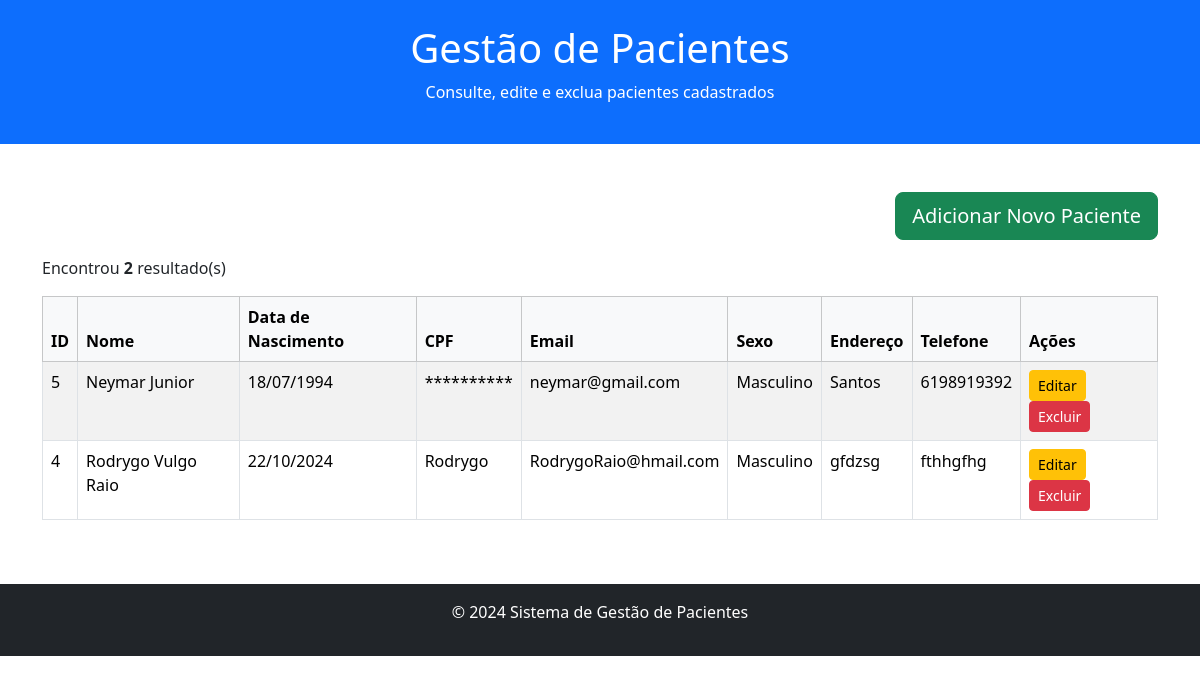
Screenshot of /listar-paciente.php with the database file from the repository.
### tables this page shows
CREATE TABLE `paciente` (
  `id_paciente` int(11) NOT NULL,
  `nome_paciente` varchar(255) NOT NULL,
  `data_nasc_paciente` date NOT NULL,
  `cpf_paciente` varchar(14) NOT NULL,
  `email_paciente` varchar(100) NOT NULL,
  `sexo_paciente` enum('M','F') NOT NULL,
  `endereco_paciente` varchar(255) DEFAULT NULL,
  `telefone` varchar(20) DEFAULT NULL
);

### listar-paciente.php (the view, shortened to what this page needs)
<?php
include_once("config.php");
?>
<!DOCTYPE html>
<html lang="pt-br">
<head>
    <link href="https://cdn.jsdelivr.net/npm/bootstrap@5.3.3/dist/css/bootstrap.min.css" rel="stylesheet">
</head>
<body>
    <header class="bg-primary text-white text-center py-4">
        <h1>Gestão de Pacientes</h1>
        <p>Consulte, edite e exclua pacientes cadastrados</p>
    </header>
    <div class="container my-5">
        <div class="text-end mb-3">
            <a href="../Projeto Gustavo/cadastrar-paciente.php" class="btn btn-success btn-lg">Adicionar Novo Paciente</a>
        </div>
        <?php
        $sql = "SELECT * FROM paciente ORDER BY nome_paciente";
        $res = $conn->query($sql);
        $qtd = $res->num_rows;
        if ($qtd > 0) {
            echo "<p>Encontrou <b>$qtd</b> resultado(s)</p>";
            echo "<div class='table-responsive'>";
            echo "<table class='table table-striped table-bordered table-hover'>";
            echo "<thead class='table-light'>
                    <tr>
                        <th>ID</th>
                        <th>Nome</th>
                        <th>Data de Nascimento</th>
                        <th>CPF</th>
                        <th>Email</th>
                        <th>Sexo</th>
                        <th>Endereço</th>
                        <th>Telefone</th>
                        <th>Ações</th>
                    </tr>
                  </thead>";
            echo "<tbody>";
            while ($row = $res->fetch_object()) {
                $sexo = ($row->sexo_paciente == 'M') ? 'Masculino' : 'Feminino';
                echo "<tr>";
                echo "<td>" . htmlspecialchars($row->id_paciente) . "</td>";
                echo "<td>" . htmlspecialchars($row->nome_paciente) . "</td>";
                echo "<td>" . date('d/m/Y', strtotime($row->data_nasc_paciente)) . "</td>";
                echo "<td>" . htmlspecialchars($row->cpf_paciente) . "</td>";
                echo "<td>" . htmlspecialchars($row->email_paciente) . "</td>";
                echo "<td>" . $sexo . "</td>";
                echo "<td>" . htmlspecialchars($row->endereco_paciente) . "</td>";
                echo "<td>" . htmlspecialchars($row->telefone) . "</td>";
                echo "<td>
                        <a href='editar-paciente.php?id=" . htmlspecialchars($row->id_paciente) . "' class='btn btn-warning btn-sm'>Editar</a>
                        <a href='?page=salvar-paciente&acao=excluir&id=" . htmlspecialchars($row->id_paciente) . "' class='btn btn-danger btn-sm' onclick=\"return confirm('Tem certeza que deseja excluir este paciente?');\">Excluir</a>
                      </td>";
                echo "</tr>";
            }
            echo "</tbody>";
            echo "</table>";
            echo "</div>";
        } else {
            echo "<p class='alert alert-warning'>Não foram encontrados pacientes cadastrados.</p>";
        }
        ?>
    </div>
    <footer class="bg-dark text-white text-center py-3">
        <p>&copy; 2024 Sistema de Gestão de Pacientes</p>
    </footer>
</body>
</html>

### rows the page displays
paciente: id_paciente "5", nome_paciente "Neymar Junior", data_nasc_paciente "18/07/1994", cpf_paciente "**********", email_paciente "neymar@gmail.com", sexo_paciente "Masculino", endereco_paciente "Santos", telefone "6198919392"
paciente: id_paciente "4", nome_paciente "Rodrygo Vulgo Raio", data_nasc_paciente "22/10/2024", cpf_paciente "Rodrygo", email_paciente "RodrygoRaio@hmail.com", sexo_paciente "Masculino", endereco_paciente "gfdzsg", telefone "fthhgfhg"

### other values shown
$qtd "2"
